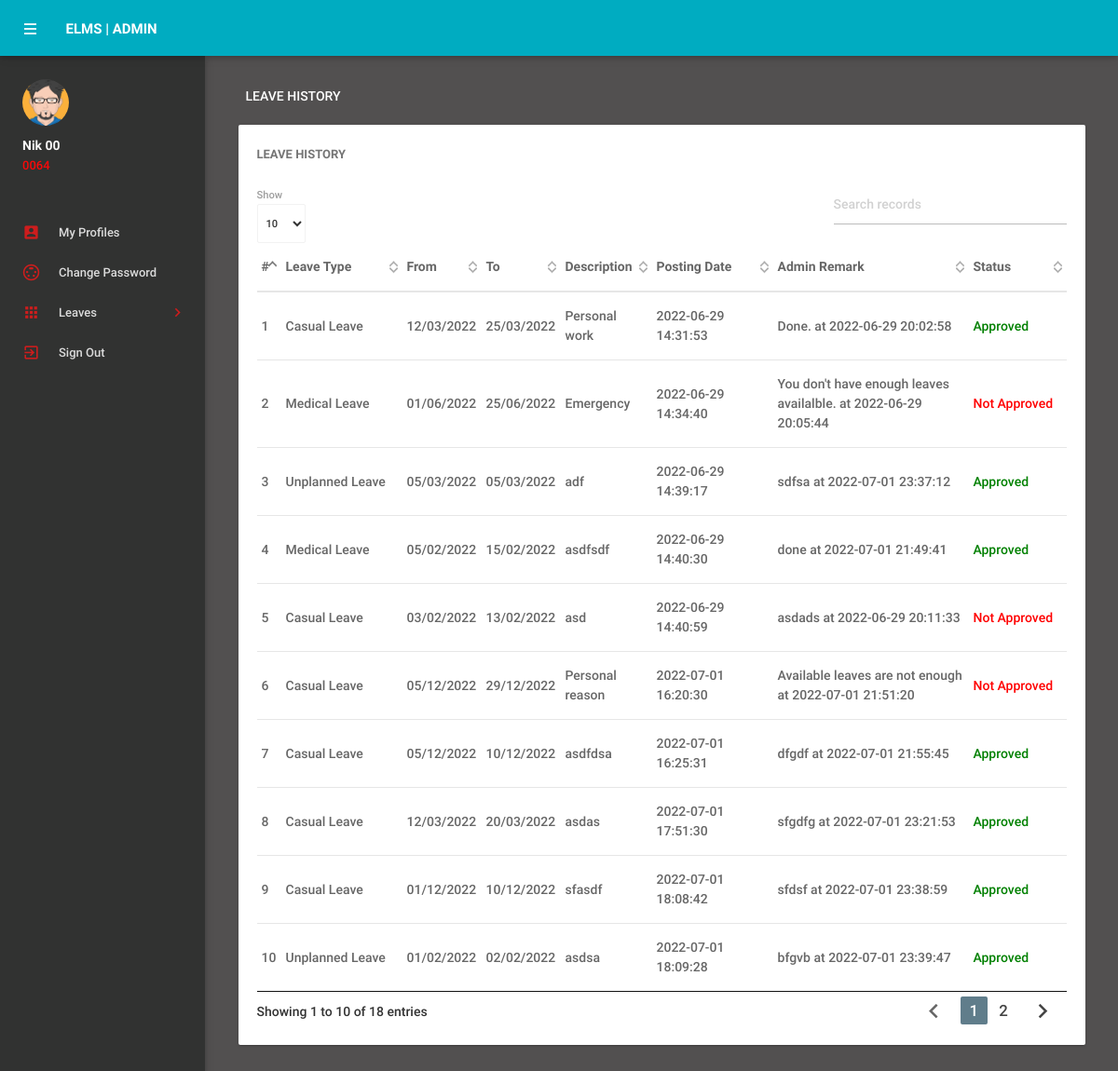
Screenshot of /leavehistory.php (signed in) with the database file from the repository.
### tables this page shows
CREATE TABLE `tblemployees` (
  `id` int(11) NOT NULL,
  `EmpId` varchar(100) NOT NULL,
  `FirstName` varchar(150) NOT NULL,
  `LastName` varchar(150) NOT NULL,
  `EmailId` varchar(200) NOT NULL,
  `Password` varchar(180) NOT NULL,
  `Gender` varchar(100) NOT NULL,
  `Dob` varchar(100) NOT NULL,
  `Department` varchar(255) NOT NULL,
  `Address` varchar(255) NOT NULL,
  `City` varchar(200) NOT NULL,
  `Country` varchar(150) NOT NULL,
  `Phonenumber` char(11) NOT NULL,
  `Status` int(1) NOT NULL,
  `RegDate` timestamp NOT NULL DEFAULT CURRENT_TIMESTAMP
);

CREATE TABLE `tblleaves` (
  `id` int(11) NOT NULL,
  `LeaveType` varchar(110) NOT NULL,
  `ToDate` varchar(120) NOT NULL,
  `FromDate` varchar(120) NOT NULL,
  `Description` mediumtext NOT NULL,
  `PostingDate` timestamp NOT NULL DEFAULT CURRENT_TIMESTAMP,
  `AdminRemark` mediumtext,
  `AdminRemarkDate` varchar(120) DEFAULT NULL,
  `Status` int(1) NOT NULL,
  `IsRead` int(1) NOT NULL,
  `empid` int(11) DEFAULT NULL
);

### leavehistory.php (the view, shortened to what this page needs)
<?php
include('includes/config.php');
if(strlen($_SESSION['emplogin'])==0)
    {
header('location:index.php');
}
else{
 ?>
<!DOCTYPE html>
<html lang="en">
    <head>
        <link type="text/css" rel="stylesheet" href="assets/plugins/materialize/css/materialize.min.css"/>
        <link href="assets/plugins/material-preloader/css/materialPreloader.min.css" rel="stylesheet">
        <link href="assets/plugins/datatables/css/jquery.dataTables.min.css" rel="stylesheet">
        <link href="assets/css/alpha.min.css" rel="stylesheet" type="text/css"/>
        <link href="assets/css/custom.css" rel="stylesheet" type="text/css"/>
    </head>
    <body>
       <?php include('includes/header.php');?>
       <?php include('includes/sidebar.php');?>
            <main class="mn-inner">
                <div class="row">
                    <div class="col s12">
                        <div class="page-title">Leave History</div>
                    </div>
                    <div class="col s12 m12 l12">
                        <div class="card">
                            <div class="card-content">
                                <span class="card-title">Leave History</span>
                                <table id="example" class="display responsive-table ">
                                    <thead>
                                        <tr>
                                            <th>#</th>
                                            <th width="120">Leave Type</th>
                                            <th>From</th>
                                            <th>To</th>
                                             <th>Description</th>
                                             <th width="120">Posting Date</th>
                                            <th width="200">Admin Remark</th>
                                            <th>Status</th>
                                        </tr>
                                    </thead>
                                    <tbody>
<?php
$eid=$_SESSION['eid'];
$sql = "SELECT LeaveType,ToDate,FromDate,Description,PostingDate,AdminRemarkDate,AdminRemark,Status from tblleaves where empid=:eid";
$query = $dbh -> prepare($sql);
$query->bindParam(':eid',$eid,PDO::PARAM_STR);
$query->execute();
$results=$query->fetchAll(PDO::FETCH_OBJ);
$cnt=1;
if($query->rowCount() > 0)
{
foreach($results as $result)
{               ?>
                                        <tr>
                                            <td> <?php echo htmlentities($cnt);?></td>
                                            <td><?php echo htmlentities($result->LeaveType);?></td>
                                            <td><?php echo htmlentities($result->FromDate);?></td>
                                            <td><?php echo htmlentities($result->ToDate);?></td>
                                           <td><?php echo htmlentities($result->Description);?></td>
                                            <td><?php echo htmlentities($result->PostingDate);?></td>
                                            <td><?php if($result->AdminRemark=="")
                                            {
echo htmlentities('waiting for approval');
                                            } else
{
 echo htmlentities(($result->AdminRemark)." "."at"." ".$result->AdminRemarkDate);
}
                                            ?></td>
                                                                                 <td><?php $stats=$result->Status;
if($stats==1){
                                             ?>
                                                 <span style="color: green">Approved</span>
                                                 <?php } if($stats==2)  { ?>
                                                <span style="color: red">Not Approved</span>
                                                 <?php } if($stats==0)  { ?>
 <span style="color: blue">waiting for approval</span>
 <?php } ?>
                                             </td>
                                        </tr>
                                         <?php $cnt++;} }?>
                                    </tbody>
                                </table>
                            </div>
                        </div>
                    </div>
                </div>
            </main>
        </div>
        <div class="left-sidebar-hover"></div>
    </body>
</html>
<?php } ?>

### includes/sidebar.php (shortened to what this page needs)
     <aside id="slide-out" class="side-nav white fixed">
                <div class="side-nav-wrapper">
                    <div class="sidebar-profile">
                        <div class="sidebar-profile-image">
                            <img src="assets/images/profile-image.png" class="circle" alt="">
                        </div>
                        <div class="sidebar-profile-info">
                    <?php
$eid=$_SESSION['eid'];
$sql = "SELECT FirstName,LastName,EmpId from  tblemployees where id=:eid";
$query = $dbh -> prepare($sql);
$query->bindParam(':eid',$eid,PDO::PARAM_STR);
$query->execute();
$results=$query->fetchAll(PDO::FETCH_OBJ);
if($query->rowCount() > 0)
{
foreach($results as $result)
{               ?>
                                <p><?php echo htmlentities($result->FirstName." ".$result->LastName);?></p>
                                <span><?php echo htmlentities($result->EmpId)?></span>
                         <?php }} ?>
                        </div>
                    </div>
                <ul class="sidebar-menu collapsible collapsible-accordion" data-collapsible="accordion">
  <li class="no-padding"><a class="waves-effect waves-grey" href="myprofile.php"><i class="material-icons">account_box</i>My Profiles</a></li>
  <li class="no-padding"><a class="waves-effect waves-grey" href="emp-changepassword.php"><i class="material-icons">settings_input_svideo</i>Change Password</a></li>
                    <li class="no-padding">
                        <a class="collapsible-header waves-effect waves-grey"><i class="material-icons">apps</i>Leaves<i class="nav-drop-icon material-icons">keyboard_arrow_right</i></a>
                    </li>
                  <li class="no-padding">
                                <a class="waves-effect waves-grey" href="logout.php"><i class="material-icons">exit_to_app</i>Sign Out</a>
                            </li>
                </ul>
                </div>
            </aside>

### assets/css/custom.css (style rules this page uses)
.side-nav-wrapper { background-color: #313231 ; }

### rows the page displays
tblemployees: FirstName+LastName "Nik 00", EmpId "0064"
tblleaves: LeaveType "Casual Leave", FromDate "12/03/2022", ToDate "25/03/2022", Description "Personal work", PostingDate "2022-06-29 14:31:53", AdminRemark+AdminRemarkDate "Done. at 2022-06-29 20:02:58", Status "Approved"
tblleaves: LeaveType "Medical Leave", FromDate "01/06/2022", ToDate "25/06/2022", Description "Emergency", PostingDate "2022-06-29 14:34:40", AdminRemark+AdminRemarkDate "You don't have enough leaves availalble. at 2022-06-29 20:05:44", Status "Not Approved"
tblleaves: LeaveType "Unplanned Leave", FromDate "05/03/2022", ToDate "05/03/2022", Description "adf", PostingDate "2022-06-29 14:39:17", AdminRemark+AdminRemarkDate "sdfsa at 2022-07-01 23:37:12", Status "Approved"
tblleaves: LeaveType "Medical Leave", FromDate "05/02/2022", ToDate "15/02/2022", Description "asdfsdf", PostingDate "2022-06-29 14:40:30", AdminRemark+AdminRemarkDate "done at 2022-07-01 21:49:41", Status "Approved"
tblleaves: LeaveType "Casual Leave", FromDate "03/02/2022", ToDate "13/02/2022", Description "asd", PostingDate "2022-06-29 14:40:59", AdminRemark+AdminRemarkDate "asdads at 2022-06-29 20:11:33", Status "Not Approved"
tblleaves: LeaveType "Casual Leave", FromDate "05/12/2022", ToDate "29/12/2022", Description "Personal reason", PostingDate "2022-07-01 16:20:30", AdminRemark+AdminRemarkDate "Available leaves are not enough at 2022-07-01 21:51:20", Status "Not Approved"
tblleaves: LeaveType "Casual Leave", FromDate "05/12/2022", ToDate "10/12/2022", Description "asdfdsa", PostingDate "2022-07-01 16:25:31", AdminRemark+AdminRemarkDate "dfgdf at 2022-07-01 21:55:45", Status "Approved"
tblleaves: LeaveType "Casual Leave", FromDate "12/03/2022", ToDate "20/03/2022", Description "asdas", PostingDate "2022-07-01 17:51:30", AdminRemark+AdminRemarkDate "sfgdfg at 2022-07-01 23:21:53", Status "Approved"
tblleaves: LeaveType "Casual Leave", FromDate "01/12/2022", ToDate "10/12/2022", Description "sfasdf", PostingDate "2022-07-01 18:08:42", AdminRemark+AdminRemarkDate "sfdsf at 2022-07-01 23:38:59", Status "Approved"
tblleaves: LeaveType "Unplanned Leave", FromDate "01/02/2022", ToDate "02/02/2022", Description "asdsa", PostingDate "2022-07-01 18:09:28", AdminRemark+AdminRemarkDate "bfgvb at 2022-07-01 23:39:47", Status "Approved"
